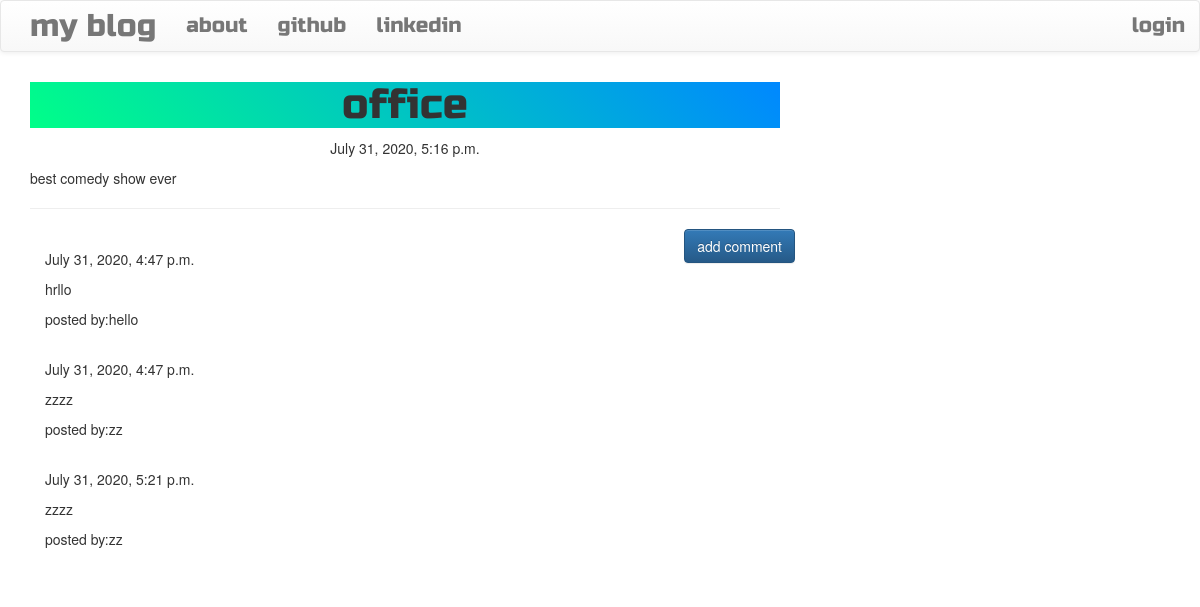
/post/1, run on the app's committed database.
### app/models.py (models this page shows, shortened)
class Post(models.Model):
     author = models.ForeignKey('auth.User')
     title = models.CharField(max_length=200)
     text = models.TextField()
     create_date = models.DateTimeField(default=timezone.now)
     published_date = models.DateTimeField(blank=True,null=True)

class Comment(models.Model):
    post = models.ForeignKey('app.Post',related_name='comments')
    author = models.CharField(max_length=200)
    text = models.TextField()
    create_date = models.DateTimeField(default=timezone.now())
    approved_comment = models.BooleanField(default=False)

### app/views.py (the view)
# urls.py: url(r'^post/(?P<pk>\d+)$',views.PostDetailView.as_view(),name='post_detail'),
class PostDetailView(DetailView):
    model = Post

### app/templates/app/post_detail.html (shortened to what this page needs)
{% extends 'app/base.html' %}
{% block content %}
<h1 class="posttitle loader">{{ post.title }}</h1>
{% if post.published_date %}
   <div class="date postdate">
     {{ post.published_date }}
    </div>
{% else %}
   <a class="btn btn-default" href="{% url 'app:post_publish' pk=post.pk %}">publish</a>
{% endif %}
<p class="postcontent">{{ post.text|safe|linebreaksbr}}</p>
<hr>
<a class="btn btn-primary btn-comment" href="{% url 'app:add_comment_to_post' pk=post.pk %}">add comment</a>
<div class="container">
    {% for comment in post.comments.all %}
    <br>
    {% if user.is_authenticated or comment.approved_comment %}
    {{ comment.create_date }}
    <p>{{comment.text|safe|linebreaks}}</p>
    <p>posted by:{{ comment.author }}</p>
    {% endif %}
    {% empty %}
     <p>no comment</p>
    {% endfor %}
</div>
{% endblock %}

### app/templates/app/base.html (shortened to what this page needs)
<!doctype html>
{% load staticfiles %}
<html lang="en">
<head>
    <link rel="stylesheet" href="https://maxcdn.bootstrapcdn.com/bootstrap/3.3.7/css/bootstrap.min.css">
    <link rel="stylesheet" href="https://maxcdn.bootstrapcdn.com/bootstrap/3.3.7/css/bootstrap-theme.min.css">
<link rel="stylesheet" href="//cdn.jsdelivr.net/npm/medium-editor@latest/dist/css/medium-editor.min.css" type="text/css" media="screen" charset="utf-8">
<link rel="stylesheet" href="{% static 'css/app.css'%}">
</head>
<body>
 <nav class="navbar navbar-default techfont custom-navbar">
     <div class="container">
         <ul class="nav navbar-nav">
         <li><a class="navbar-brand bigbrand" href="{% url 'app:post_list' %}">my blog</a></li>
         <li><a href="{% url 'app:about' %}">about</a></li>
         <li><a href="http://www.github.com">github</a></li>
         <li><a href="http://www.linkedin.com">linkedin</a></li>
         </ul>
         <ul class="nav  navbar-nav navbar-right">
             {% if user.is_authenticated%}
             <li><a href="{% url 'app:post_new' %}">new post</a></li>
             <li><a href="{% url 'app:post_draft_list' %}">drafts</a></li>
             <li><a href="{% url 'logout' %}">logout</a></li>
             <li><a>welcome:{{ user.username }}</a></li>
             {% else %}
             <li><a class="nav navbar-right" href="{% url 'login' %}">login</span></a></li>
             {% endif %}
         </ul>
     </div>
 </nav>
<div class="content container">
    <div class="row">
        <div class="col-md-8">
            <div class="app_posts">
                {% block content %}
                {% endblock %}
            </div>
        </div>
    </div>
</div>
</body>
</html>

### app/static/css/app.css (style rules this page uses)
.techfont { font-family: 'Russo One',sans-serif; font-size:1.5em; margin-bottom: 10px; }
.bigbrand { font-size:1.5em; }
.postdate { text-align:center; }
.posttitle { font-family: 'Russo One',sans-serif; font-size:3em; text-align:center; }
.postcontent { font-family:'Montserrat'; font-size:1.5em; }
.btn-comment { position:absolute; right:0px; }
.loader { filter:hue-rotate(0deg); background: linear-gradient(45deg,#0f8,#08f); animation:hue 5000ms infinite linear; }

### data on the page
Post: title "office", published_date "July 31, 2020, 5:16 p.m.", text "best comedy show ever"
Comment: create_date "July 31, 2020, 4:47 p.m.", text "hrllo", author "hello"
Comment: create_date "July 31, 2020, 4:47 p.m.", text "zzzz", author "zz"
Comment: create_date "July 31, 2020, 5:21 p.m.", text "zzzz", author "zz"
